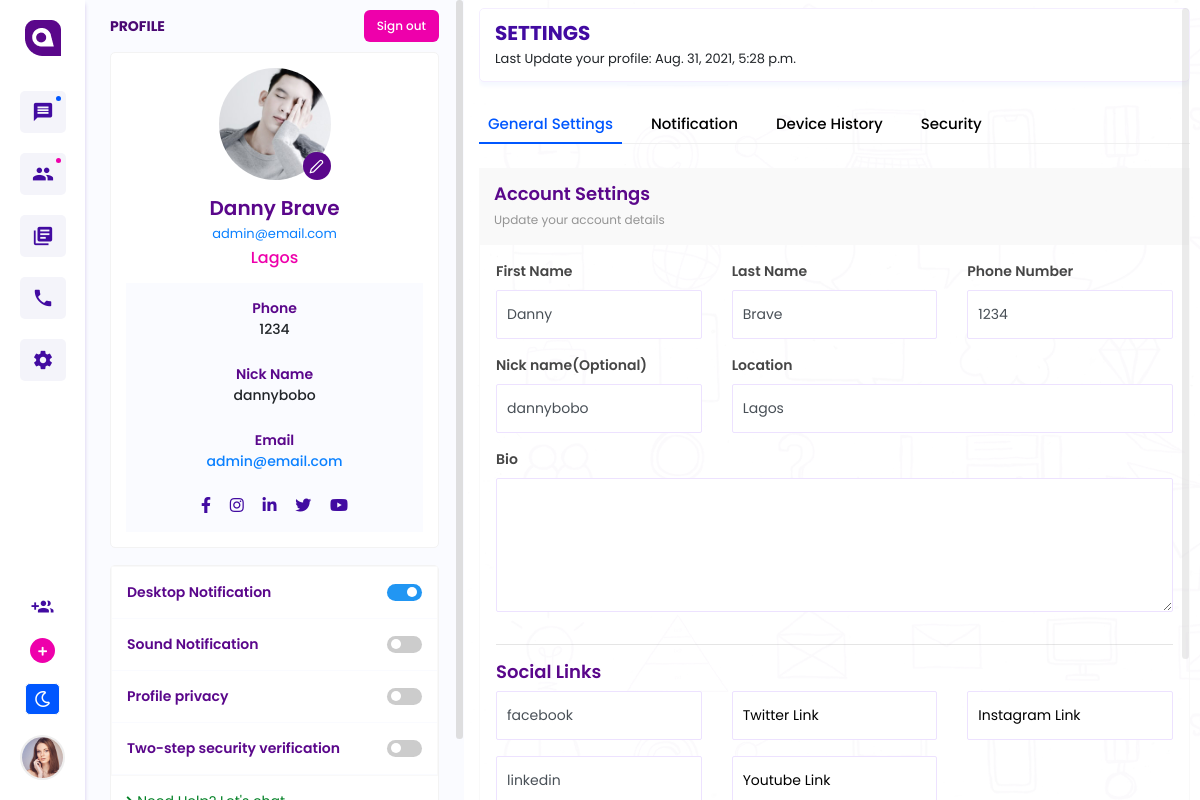
Page /settings/ (signed in) on the committed database.
### accounts/models.py (models this page shows, shortened)
class Profile(models.Model):
    user = models.OneToOneField(User, on_delete = models.CASCADE, null = False, blank = True)
    profile_image = models.ImageField('Profile Image', null = True, blank = True)
    bio = models.TextField('Bio', null = True, blank = True)
    phone = models.CharField('Mobile No', max_length = 225, null = True, blank = True)
    nickname = models.CharField('Nickname', max_length = 225, null = True, blank = True)
    location = models.CharField('Location', max_length = 1000, null = True, blank = True)
    facebook = models.CharField('Facebook Link', max_length = 225, null = True, blank = True)
    twitter = models.CharField('Twitter Link', max_length = 225, null = True, blank = True)
    instagram = models.CharField('Instagram Link', max_length = 225, null = True, blank = True)
    linkedin = models.CharField('LinkedIn Link', max_length = 225, null = True, blank = True)
    youtube = models.CharField('Youtube Link', max_length = 225, null = True, blank = True)
    updated_at = models.DateTimeField(auto_now=True)

### chat/views.py (the view, shortened to what this page needs)
# urls.py: path('settings/', views.settings_view, name='settings'),
def settings_view(request):
    user = request.user
    user_profile = Profile.objects.get(user=user)
    form = EditProfileForm(
        instance = user_profile,
        initial = {
            'first_name':user.first_name,
            'last_name':user.last_name,
        }
    )
    context = {
        'profile':user_profile,
        'form':form
    }
    return render(request, 'settings.html', context)

### templates/settings.html (shortened to what this page needs)
{% load static %}
<!DOCTYPE html>
<html lang="en">
  <head>
    <link rel="stylesheet" href="{% static 'css/bootstrap.min.css' %}" />
    <link
      rel="stylesheet"
      href="{% static 'plugins/fontawesome/css/fontawesome.min.css' %}"
    />
    <link
      rel="stylesheet"
      href="{% static 'plugins/fontawesome/css/all.min.css' %}"
    />
    <link
      rel="stylesheet"
      href="{% static 'plugins/swiper/swiper.min.css' %}"
    />
    <link rel="stylesheet" href="{% static 'css/app.css' %}" />
    <link rel="stylesheet" href="{% static 'css/app.css' %}" />
  </head>
  <body class="settings-page">
    <div class="main-wrapper">
      <div class="content main_content">
        <div class="sidebar-menu">
          <div class="logo-col">
            <a href="{% url 'home' %}"><img src="{% static  'img/logo.png' %}" alt="" /></a>
          </div>
          <div class="menus-col">
            <div class="chat-menus">
              <ul>
                <li>
                  <a href="{% url 'home' %}" class="chat-unread blue">
                    <span class="material-icons">message</span>
                  </a>
                </li>
                <li>
                  <a href="{% url 'groups' %}" class="chat-unread pink">
                    <span class="material-icons">group</span>
                  </a>
                </li>
                <li>
                  <a href="{% url 'status' %}" class="chat-unread">
                    <span class="material-icons">library_books</span>
                  </a>
                </li>
                <li>
                  <a href="{% url 'calls' %}" class="chat-unread">
                    <span class="material-icons">call</span>
                  </a>
                </li>
                <li>
                  <a href="{% url 'settings' %}" class="chat-unread">
                    <span class="material-icons">settings</span>
                  </a>
                </li>
              </ul>
            </div>
            <div class="bottom-menus">
              <ul>
                <li>
                  <a href="#" data-toggle="modal" data-target="#add-new-group">
                    <span class="material-icons group-add-btn">group_add</span>
                  </a>
                </li>
                <li>
                  <a
                    href="#"
                    class="add-contacts-btn"
                    data-toggle="modal"
                    data-target="#add-contact"
                  >
                    <i class="fas fa-plus"></i>
                  </a>
                </li>
                <li>
                  <a href="#" id="dark-mode-toggle" class="dark-mode-toggle">
                    <i class="far fa-moon"></i>
                  </a>
                </li>
                <li>
                  <a href="#" class="chat-profile-icon" data-toggle="dropdown">
                    <img src="{% static 'img/avatar/avatar-13.jpg' %}" alt="" />
                  </a>
                </li>
              </ul>
            </div>
          </div>
        </div>
        <div class="sidebar-group left-sidebar chat_sidebar">
          <div id="chats" class="left-sidebar-wrap sidebar active slimscroll">
            <div class="slimscroll">
              <div
                class="
                  left-chat-title
                  d-flex
                  justify-content-between
                  align-items-center
                "
              >
                <div class="chat-title">
                  <h4>PROFILE</h4>
                </div>
                <div class="btn-section">
                  <a class="btn logout-btn" style="color:#fff" href="{% url 'sign-out' %}">Sign out</a>
                </div>
              </div>
              <div class="profile-card">
                <div class="profile-cover text-center mb-3">
                  <label class="profile-cover-avatar" for="avatar_upload">
                    <img
                      class="avatar-img"
                      src="{% static 'img/avatar/avatar-10.jpg' %}"
                      alt="Profile Image"
                    />
                    <span class="avatar-edit">
                      <svg
                        xmlns="http://www.w3.org/2000/svg"
                        width="24"
                        height="24"
                        viewBox="0 0 24 24"
                        fill="none"
                        stroke="currentColor"
                        stroke-width="2"
                        stroke-linecap="round"
                        stroke-linejoin="round"
                        class="
                          feather feather-edit-2
                          avatar-uploader-icon
                          shadow-soft
                        "
                      >
                        <path
                          d="M17 3a2.828 2.828 0 1 1 4 4L7.5 20.5 2 22l1.5-5.5L17 3z"
                        ></path>
                      </svg>
                    </span>
                  </label>
                  <h5 class="mt-3 profile-name mb-1">{{ user.first_name | title }} {{ user.last_name | title}}</h5>
                  <p class="profile-email mb-1">
                    <a href="" class="__cf_email__">{{ user.email }}</a>
                  </p>
                  <h5 class="profile-country mb-0">{{ profile.location }}</h5>
                </div>
                <div class="profile-info">
                  <div class="text-center mb-4">
                    <p class="info-title mb-0">Phone</p>
                    <span class="info-text">{{ profile.phone }}</span>
                  </div>
                  <div class="text-center mb-4">
                    <p class="info-title mb-0">Nick Name</p>
                    <span class="info-text">{{ profile.nickname }}</span>
                  </div>
                  <div class="text-center mb-4">
                    <p class="info-title mb-0">Email</p>
                    <span class="info-text">
                        <a href="" class="__cf_email__">{{ user.email }}</a>
                    </span>
                  </div>
                  <ul class="social-nav p-0 mb-0 text-center">
                    <li>
                      <a href="{{ profile.facebook }}"><i class="fab fa-facebook-f"></i></a>
                    </li>
                    <li>
                      <a href="{{ profile.instagram }}"><i class="fab fa-instagram"></i></a>
                    </li>
                    <li>
                      <a href="{{ profile.linkedin }}"><i class="fab fa-linkedin-in"></i></a>
                    </li>
                    <li>
                      <a href="{{ profile.twitter }}"><i class="fab fa-twitter"></i></a>
                    </li>
                    <li>
                      <a href="{{ profile.youtube }}"><i class="fab fa-youtube"></i></a>
                    </li>
                  </ul>
                </div>
              </div>
              <div class="settings-card">
                <div class="settings-control">
                  <ul>
                    <li class="d-flex align-items-center">
                      <div>
                        <span>Desktop Notification</span>
                      </div>
                      <label class="switch ml-auto">
                        <span class="slider round"></span>
                      </label>
                    </li>
                    <li class="d-flex align-items-center">
                      <div>
                        <span>Sound Notification</span>
                      </div>
                      <label class="switch ml-auto">
                        <span class="slider round"></span>
                      </label>
                    </li>
                    <li class="d-flex align-items-center">
                      <div>
                        <span>Profile privacy</span>
                      </div>
                      <label class="switch ml-auto">
                        <span class="slider round"></span>
                      </label>
                    </li>
                    <li class="d-flex align-items-center">
                      <div>
                        <span>Two-step security verification</span>
                      </div>
                      <label class="switch ml-auto">
                        <span class="slider round"></span>
                      </label>
                    </li>
                  </ul>
                </div>
                <div class="settings-footer">
                  <ul class="p-0 mb-0">
                    <li>
                      <a href="#"
                        ><i class="fas fa-chevron-right"></i> Need Help? Let's
                        chat</a
                      >
                    </li>
                  </ul>
                </div>
              </div>
            </div>
          </div>
        </div>
        <div class="chat settings-main pt-2" id="middle">
          <div class="slimscroll">
            <div class="page-header d-flex align-items-center">
              <div>
                <h5>SETTINGS</h5>
                <p>Last Update your profile: {{ profile.updated_at }}</p>
              </div>
            </div>
            <div class="settings-tab my-4">
              <nav>
                <div class="nav nav-tabs" id="nav-tab">
                  <a
                    class="nav-item nav-link active"
                    id="nav-home-tab"
                    data-toggle="tab"
                    href="#general"
                    >General Settings</a
                  >
                  <a
                    class="nav-item nav-link"
                    id="nav-profile-tab"
                    data-toggle="tab"
                    href="#notifications"
                    >Notification</a
                  >
                  <a
                    class="nav-item nav-link"
                    id="nav-profile-tab1"
                    data-toggle="tab"
                    href="#history"
                    >Device History</a
                  >
                  <a
                    class="nav-item nav-link"
                    id="nav-profile-tab2"
                    data-toggle="tab"
                    href="#security"
                    >Security</a
                  >
                </div>
              </nav>
              <div class="tab-content settings-form">
                <div class="tab-pane fade show active" id="general">
                  <div class="settings-header">
                    <h5>Account Settings</h5>
                    <p>Update your account details</p>
                  </div>
                  <div class="settings-control p-3">
                    <form action="" method="POST">
                        <div class="form-col form-body">
                            <div class="row">
                                <div class="col-md-6 col-xl-4">
                                    <div class="form-group">
                                        <label>First Name</label>
                                        {{ form.first_name}}
                                    </div>
                                </div>
                                <div class="col-md-6 col-xl-4">
                                    <div class="form-group">
                                        <label>Last Name</label>
                                        {{ form.last_name }}
                                    </div>
                                </div>
                                <div class="col-md-6 col-xl-4">
                                    <div class="form-group">
                                        <label>Phone Number</label>
                                        {{ form.phone }}
                                    </div>
                                </div>
                                <div class="col-md-6 col-xl-4">
                                    <div class="form-group">
                                        <label>Nick name<span class="">(Optional)</span></label>
                                        {{ form.nickname }}
                                    </div>
                                </div>
                                <div class="col-md-6 col-xl-8">
                                    <div class="form-group">
                                        <label>Location</label>
                                        {{ form.location }}
                                    </div>
                                </div>
                                <div class="col-md-12 col-xl-12">
                                    <div class="form-group">
                                        <label>Bio</label>
                                        {{ form.bio }}
                                    </div>
                                </div>
                            </div>
                        </div>
                        <hr/>
                        <div class="social-settings">
                            <h4>Social Links</h4>
                            <div class="form-col form-body">
                                <div class="row">
                                    <div class="col-md-6 col-xl-4">
                                        <div class="form-group">
                                            {{ form.facebook }}
                                        </div>
                                    </div>
                                    <div class="col-md-6 col-xl-4">
                                        <div class="form-group">
                                            {{ form.twitter }}
                                        </div>
                                    </div>
                                    <div class="col-md-6 col-xl-4">
                                        <div class="form-group">
                                           {{ form.instagram }}
                                        </div>
                                    </div>
                                    <div class="col-md-6 col-xl-4">
                                        <div class="form-group">
                                           {{ form.linkedin }}
                                        </div>
                                    </div>
                                    <div class="col-md-6 col-xl-4">
                                        <div class="form-group">
                                            {{ form.youtube }}
                                        </div>
                                    </div>
                                </div>
                            </div>
                        </div>
                    </form>
                  </div>
                </div>
              </div>
            </div>
          </div>
        </div>
      </div>
    </div>
  </body>
</html>

### rows in the picture
Profile: location "Lagos", phone "1234", nickname "dannybobo", updated_at "Aug. 31, 2021, 5:28 p.m.", facebook "facebook", linkedin "linkedin"

### other values in the picture
{{ user.first_name | title }} "Danny"
{{ user.last_name | title }} "Brave"
{{ user.email }} "admin@email.com"
